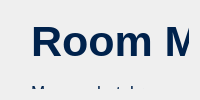
         <widget class="QWidget" name="room">
          <layout class="QGridLayout" name="gridLayout_4">
           <item row="0" column="0">
            <widget class="QWidget" name="widget_7" native="true">
             <widget class="QWidget" name="widget_18" native="true">
              <property name="geometry">
               <rect>
                <x>10</x>
                <y>0</y>
                <width>1111</width>
                <height>111</height>
               </rect>
              </property>
              <widget class="QLabel" name="label_28">
               <property name="geometry">
                <rect>
                 <x>10</x>
                 <y>0</y>
                 <width>491</width>
                 <height>61</height>
                </rect>
               </property>
               <property name="font">
                <font>
                 <family>Arial</family>
                 <pointsize>32</pointsize>
                 <weight>75</weight>
                 <bold>true</bold>
                </font>
               </property>
               <property name="styleSheet">
                <string notr="true">color: #00224c;</string>
               </property>
               <property name="text">
                <string>Room Management</string>
               </property>
              </widget>
              <widget class="QLabel" name="label_29">
               <property name="geometry">
                <rect>
                 <x>10</x>
                 <y>65</y>
                 <width>471</width>
                 <height>31</height>
                </rect>
               </property>
               <property name="font">
                <font>
                 <family>Arial</family>
                 <pointsize>13</pointsize>
                </font>
               </property>
               <property name="styleSheet">
                <string notr="true">color: #00224C;</string>
               </property>
               <property name="text">
                <string>Manage hotel rooms, categories, and availability</string>
               </property>
              </widget>
             </widget>
             <widget class="QWidget" name="widget_19" native="true">
              <property name="geometry">
               <rect>
                <x>10</x>
                <y>120</y>
                <width>1111</width>
                <height>131</height>
               </rect>
              </property>
              <layout class="QHBoxLayout" name="horizontalLayout_5">
               <item>
                <widget class="QWidget" name="widget_20" native="true">
                 <property name="styleSheet">
                  <string notr="true">border: 1px solid;</string>
                 </property>
                 <widget class="QLabel" name="label_76">
                  <property name="geometry">
                   <rect>
                    <x>60</x>
                    <y>60</y>
                    <width>171</width>
                    <height>31</height>
                   </rect>
                  </property>
                  <property name="font">
                   <font>
                    <family>Arial</family>
                    <pointsize>14</pointsize>
                   </font>
                  </property>
                  <property name="styleSheet">
                   <string notr="true">border: none;
color: black;</string>
                  </property>
                  <property name="text">
                   <string>Standard Room</string>
                  </property>
                 </widget>
                 <widget class="QLabel" name="label_77">
                  <property name="geometry">
                   <rect>
                    <x>270</x>
                    <y>20</y>
                    <width>61</width>
                    <height>61</height>
                   </rect>
                  </property>
                  <property name="styleSheet">
                   <string notr="true">border: none;</string>
                  </property>
                  <property name="text">
                   <string/>
                  </property>
                  <property name="pixmap">
                   <pixmap>../img/double-bed.png</pixmap>
                  </property>
                  <property name="scaledContents">
                   <bool>true</bool>
                  </property>
                 </widget>
                 <widget class="QLabel" name="lblStandard">
                  <property name="geometry">
                   <rect>
                    <x>120</x>
                    <y>20</y>
                    <width>51</width>
                    <height>41</height>
                   </rect>
                  </property>
                  <property name="font">
                   <font>
                    <family>Yu Gothic UI Semibold</family>
                    <pointsize>14</pointsize>
                   </font>
                  </property>
                  <property name="styleSheet">
                   <string notr="true">border: none;
color: black;</string>
                  </property>
                  <property name="text">
                   <string>32</string>
                  </property>
                 </widget>
                </widget>
               </item>
               <item>
                <widget class="QWidget" name="widget_21" native="true">
                 <property name="styleSheet">
                  <string notr="true">border: 1px solid;</string>
                 </property>
                 <widget class="QLabel" name="label_78">
                  <property name="geometry">
                   <rect>
                    <x>270</x>
                    <y>20</y>
                    <width>61</width>
                    <height>61</height>
                   </rect>
                  </property>
                  <property name="styleSheet">
                   <string notr="true">border: none;</string>
                  </property>
                  <property name="text">
                   <string/>
                  </property>
                  <property name="pixmap">
                   <pixmap>../img/bed (1).png</pixmap>
                  </property>
                  <property name="scaledContents">
                   <bool>true</bool>
                  </property>
                 </widget>
                 <widget class="QLabel" name="lblDeluxe">
                  <property name="geometry">
                   <rect>
                    <x>120</x>
                    <y>20</y>
                    <width>51</width>
                    <height>41</height>
                   </rect>
                  </property>
                  <property name="font">
                   <font>
                    <family>Yu Gothic UI Semibold</family>
                    <pointsize>14</pointsize>
                   </font>
                  </property>
                  <property name="styleSheet">
                   <string notr="true">border: none;
color: black;</string>
                  </property>
                  <property name="text">
                   <string>32</string>
                  </property>
                 </widget>
                 <widget class="QLabel" name="label_79">
                  <property name="geometry">
                   <rect>
                    <x>70</x>
                    <y>60</y>
                    <width>141</width>
                    <height>31</height>
                   </rect>
                  </property>
                  <property name="font">
                   <font>
                    <family>Arial</family>
                    <pointsize>14</pointsize>
                   </font>
                  </property>
                  <property name="styleSheet">
                   <string notr="true">border: none;
color: black;</string>
                  </property>
                  <property name="text">
                   <string>Deluxe Room</string>
                  </property>
                 </widget>
                </widget>
               </item>
               <item>
                <widget class="QWidget" name="widget_22" native="true">
                 <property name="styleSheet">
                  <string notr="true">border: 1px solid;</string>
                 </property>
                 <widget class="QLabel" name="label_80">
                  <property name="geometry">
                   <rect>
                    <x>70</x>
                    <y>60</y>
                    <width>141</width>
                    <height>31</height>
                   </rect>
                  </property>
                  <property name="font">
                   <font>
                    <family>Arial</family>
                    <pointsize>14</pointsize>
                   </font>
                  </property>
                  <property name="styleSheet">
                   <string notr="true">border: none;
color: black;</string>
                  </property>
                  <property name="text">
                   <string>Suite Room</string>
                  </property>
                 </widget>
                 <widget class="QLabel" name="label_81">
                  <property name="geometry">
                   <rect>
                    <x>270</x>
                    <y>20</y>
                    <width>61</width>
                    <height>61</height>
                   </rect>
                  </property>
                  <property name="styleSheet">
                   <string notr="true">border: none;</string>
                  </property>
                  <property name="text">
                   <string/>
                  </property>
                  <property name="pixmap">
                   <pixmap>../img/bed.png</pixmap>
                  </property>
                  <property name="scaledContents">
                   <bool>true</bool>
                  </property>
                 </widget>
                 <widget class="QLabel" name="lblSuite">
                  <property name="geometry">
                   <rect>
                    <x>120</x>
                    <y>20</y>
                    <width>51</width>
                    <height>41</height>
                   </rect>
                  </property>
                  <property name="font">
                   <font>
                    <family>Yu Gothic UI Semibold</family>
                    <pointsize>14</pointsize>
                   </font>
                  </property>
                  <property name="styleSheet">
                   <string notr="true">border: none;
color: black;</string>
                  </property>
                  <property name="text">
                   <string>32</string>
                  </property>
                 </widget>
                </widget>
               </item>
              </layout>
             </widget>
             <widget class="QWidget" name="widget_23" native="true">
              <property name="geometry">
               <rect>
                <x>10</x>
                <y>260</y>
                <width>1121</width>
                <height>441</height>
               </rect>
              </property>
              <layout class="QVBoxLayout" name="verticalLayout_5">
               <item>
                <widget class="QLineEdit" name="txtSearch_2"/>
               </item>
               <item>
                <widget class="QTableWidget" name="table_rooms_front">
                 <property name="font">
                  <font/>
                 </property>
                 <property name="styleSheet">
                  <string notr="true">QTableWidget {
    background-color: #ffffff;
    gridline-color: #ccc;
}

/* TABLE TEXT */
QTableWidget::item {
    color: #000000; /* solid black para siguradong kita */
}

/* SELECTED ROW */
QTableWidget::item:selected {
    background-color: #0a2b5c;
    color: #ffffff; /* readable kapag naka-select */
}

/* ALTERNATE ROWS */
QTableWidget::item:alternate {
    background-color: #f5f7fb;
}

/* HEADER */
QHeaderView::section {
    background-color: #0a2b5c;
    color: #ffcc00; /* hindi white */
    padding: 6px;
    font-weight: bold;
    border: 1px solid #ccc;
}

QTableWidget:hover {
    background-color: #EAF3FF;
    border: 2px solid #1E90FF;
}</string>
                 </property>
                 <attribute name="verticalHeaderVisible">
                  <bool>false</bool>
                 </attribute>
                 <attribute name="verticalHeaderStretchLastSection">
                  <bool>false</bool>
                 </attribute>
                 <column>
                  <property name="text">
                   <string>Room #</string>
                  </property>
                 </column>
                 <column>
                  <property name="text">
                   <string>Floor</string>
                  </property>
                 </column>
                 <column>
                  <property name="text">
                   <string>Category</string>
                  </property>
                 </column>
                 <column>
                  <property name="text">
                   <string>Capacity</string>
                  </property>
                 </column>
                 <column>
                  <property name="text">
                   <string>Price/Night</string>
                  </property>
                 </column>
                 <column>
                  <property name="text">
                   <string>Status</string>
                  </property>
                 </column>
                 <column>
                  <property name="text">
                   <string>Action</string>
                  </property>
                 </column>
                </widget>
               </item>
              </layout>
             </widget>
            </widget>
           </item>
          </layout>
         </widget>
